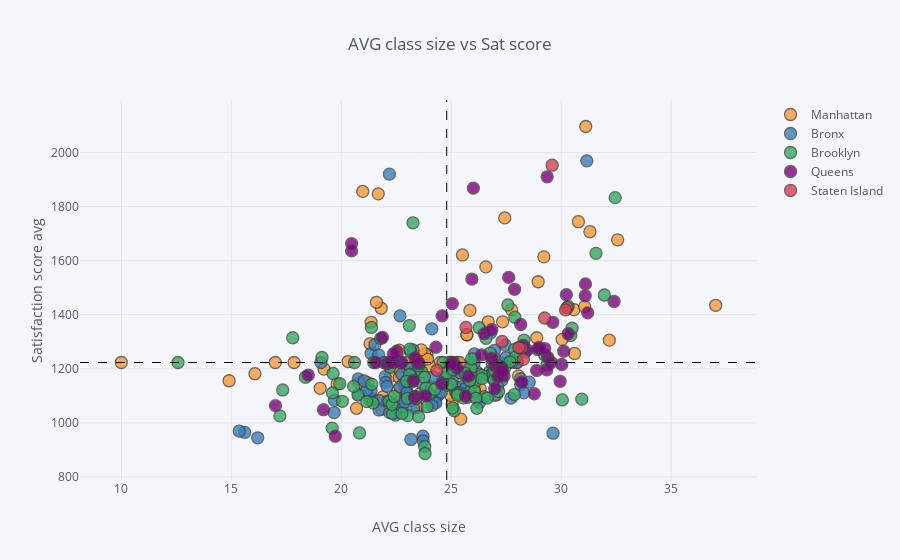

The cell this chart's notebook holds for it:
### Code cell
warnings.filterwarnings("ignore",category=FutureWarning)
combined.iplot(
    x='AVERAGE CLASS SIZE',
    y='sat_score',
    categories='boro',
    text="SCHOOL NAME",
    vline= {"x":combined["AVERAGE CLASS SIZE"].mean(),
            "color":"#000000",
            "dash": "dash"
           },
    hline={"y":combined["sat_score"].mean(),
           "color":"#000000",
           "dash": "dash"
          },
    xTitle='AVG class size',
    yTitle='Satisfaction score avg',
    title='AVG class size vs Sat score'
)

### Figure 1 — Plotly figure (JSON) as saved in the notebook; plotly's stock layout.template omitted (floating-point values rounded to 4 significant figures)
{"data": [{"marker": {"color": "rgba(255, 153, 51, 1.0)", "line": {"width": 1.3}, "opacity": 0.8, "size": 12, "symbol": "circle"}, "mode": "markers", "name": "Manhattan", "text": ["HENRY STREET SCHOOL FOR INTERNATIONAL STUDIES", "UNIVERSITY NEIGHBORHOOD HIGH SCHOOL", "EAST SIDE COMMUNITY SCHOOL", "MARTA VALLE HIGH SCHOOL", "NEW EXPLORATIONS INTO SCIENCE, TECHNOLOGY AND MATH HIGH SCHOOL", "BARD HIGH SCHOOL EARLY COLLEGE", "47 THE AMERICAN SIGN LANGUAGE AND ENGLISH SECONDARY SCHOOL", "FOOD AND FINANCE HIGH SCHOOL", "ESSEX STREET ACADEMY", "HIGH SCHOOL OF HOSPITALITY MANAGEMENT", "PACE HIGH SCHOOL", "URBAN ASSEMBLY SCHOOL OF DESIGN AND CONSTRUCTION, THE", "FACING HISTORY SCHOOL, THE", "URBAN ASSEMBLY ACADEMY OF GOVERNMENT AND LAW, THE", "LOWER MANHATTAN ARTS ACADEMY", "URBAN ASSEMBLY SCHOOL OF BUSINESS FOR YOUNG WOMEN, THE", "GRAMERCY ARTS HIGH SCHOOL", "NYC ISCHOOL", "MANHATTAN BUSINESS ACADEMY", "BUSINESS OF SPORTS SCHOOL", "THE HIGH SCHOOL FOR LANGUAGE AND DIPLOMACY", "HIGH SCHOOL FOR ENVIRONMENTAL STUDIES", "PROFESSIONAL PERFORMING ARTS HIGH SCHOOL", "BARUCH COLLEGE CAMPUS HIGH SCHOOL", "N.Y.C. LAB SCHOOL FOR COLLABORATIVE STUDIES", "N.Y.C. MUSEUM SCHOOL", "ELEANOR ROOSEVELT HIGH SCHOOL", "MILLENNIUM HIGH SCHOOL", "LANDMARK HIGH SCHOOL", "HIGH SCHOOL FOR HEALTH PROFESSIONS AND HUMAN SERVICES", "LEADERSHIP AND PUBLIC SERVICE HIGH SCHOOL", "MANHATTAN ACADEMY FOR ARTS & LANGUAGE", "HUDSON HIGH SCHOOL OF LEARNING TECHNOLOGIES", "INTERNATIONAL HIGH SCHOOL AT UNION SQUARE", "MANHATTAN VILLAGE ACADEMY", "VANGUARD HIGH SCHOOL", "MANHATTAN INTERNATIONAL HIGH SCHOOL", "STUYVESANT HIGH SCHOOL", "HIGH SCHOOL OF ECONOMICS AND FINANCE", "UNITY CENTER FOR URBAN TECHNOLOGIES", "TALENT UNLIMITED HIGH SCHOOL", "MURRY BERGTRAUM HIGH SCHOOL FOR BUSINESS CAREERS", "JACQUELINE KENNEDY ONASSIS HIGH SCHOOL", "REPERTORY COMPANY HIGH SCHOOL FOR THEATRE ARTS", "MANHATTAN BRIDGES HIGH SCHOOL", "NEW DESIGN HIGH SCHOOL", "HIGH SCHOOL FOR DUAL LANGUAGE AND ASIAN STUDIES", "THE URBAN ASSEMBLY NEW YORK HARBOR SCHOOL", "RICHARD R. GREEN HIGH SCHOOL OF TEACHING", "THE HIGH SCHOOL OF FASHION INDUSTRIES", "HUMANITIES PREPARATORY ACADEMY", "CHELSEA CAREER AND TECHNICAL EDUCATION HIGH SCHOOL", "ART AND DESIGN HIGH SCHOOL", "LIFE SCIENCES SECONDARY SCHOOL", "HIGH SCHOOL FOR ARTS, IMAGINATION AND INQUIRY", "URBAN ASSEMBLY SCHOOL FOR MEDIA STUDIES, THE", "THE URBAN ASSEMBLY SCHOOL FOR GREEN CAREERS", "THE GLOBAL LEARNING COLLABORATIVE", "WADLEIGH SECONDARY SCHOOL FOR THE PERFORMING & VISUAL ARTS", "FRANK MCCOURT HIGH SCHOOL", "BEACON HIGH SCHOOL", "FIORELLO H. LAGUARDIA HIGH SCHOOL OF MUSIC & ART AND PERFORMING ARTS", "HIGH SCHOOL FOR LAW, ADVOCACY AND COMMUNITY JUSTICE", "HIGH SCHOOL OF ARTS AND TECHNOLOGY", "MANHATTAN / HUNTER SCIENCE HIGH SCHOOL", "FREDERICK DOUGLASS ACADEMY II SECONDARY SCHOOL", "COALITION SCHOOL FOR SOCIAL CHANGE", "MANHATTAN CENTER FOR SCIENCE AND MATHEMATICS", "PARK EAST HIGH SCHOOL", "CENTRAL PARK EAST HIGH SCHOOL", "YOUNG WOMEN'S LEADERSHIP SCHOOL", "YOUNG WOMEN'S LEADERSHIP SCHOOL", "HERITAGE SCHOOL, THE", "MOTT HALL HIGH SCHOOL", "COLUMBIA SECONDARY SCHOOL FOR MATH, SCIENCE, AND ENGINEERING", "ACADEMY FOR SOCIAL ACTION: A COLLEGE BOARD SCHOOL", "URBAN ASSEMBLY SCHOOL FOR THE PERFORMING ARTS", "FREDERICK DOUGLASS ACADEMY", "THURGOOD MARSHALL ACADEMY FOR LEARNING AND SOCIAL CHANGE", "HIGH SCHOOL FOR MATHEMATICS, SCIENCE AND ENGINEERING AT CITY COLLEGE", "CITY COLLEGE ACADEMY OF THE ARTS", "COMMUNITY HEALTH ACADEMY OF THE HEIGHTS", "WASHINGTON HEIGHTS EXPEDITIONARY LEARNING SCHOOL", "HIGH SCHOOL FOR EXCELLENCE AND INNOVATION", "HIGH SCHOOL FOR INTERNATIONAL BUSINESS AND FINANCE", "HIGH SCHOOL FOR MEDIA AND COMMUNICATIONS", "HIGH SCHOOL FOR LAW AND PUBLIC SERVICE", "HIGH SCHOOL FOR HEALTH CAREERS AND SCIENCES", "A. PHILIP RANDOLPH CAMPUS HIGH SCHOOL", "GREGORIO LUPERON HIGH SCHOOL FOR SCIENCE AND MATHEMATICS"], "textfont": {"color": "#4D5663"}, "type": "scatter", "x": [22.56, 22.23, 21.2, 23.57, 25.51, 20.98, 16.07, 22.68, 14.9, 22.96, 21.31, 22.64, 21.85, 20.8, 23.25, 26.32, 27.21, 37.02, 25.26, 22.13, 17.85, 30.58, 28.95, 26.57, 32.57, 27.74, 27.43, 29.21, 23.23, 32.19, 27.97, 23.02, 28, 24.5, 21.36, 19.22, 20.31, 31.12, 27.33, 25.04, 25.85, 26.97, 26.05, 23.9, 23.48, 22.64, 21.82, 24.01, 26.09, 30.61, 23.8, 25.2, 28.89, 23.92, 24.14, 19.81, 10, 24.98, 23.6, 25, 30.78, 31.31, 23.42, 28.07, 21.6, 21.89, 21.32, 31.07, 19.04, 25.16, 25.71, 25.71, 20.69, 25.64, 25.37, 23.43, 24.24, 26.68, 22.99, 21.68, 23.64, 27.07, 28.06, 17, 26.04, 23.37, 24.97, 27.63, 30.04, 25.43], "y": [1122, 1172, 1149, 1207, 1621, 1856, 1182, 1194, 1156, 1111, 1293, 1269, 1051, 1148, 1200, 1127, 1176, 1435, 1223.0, 1223.0, 1223.0, 1419, 1522, 1577, 1677, 1419, 1758, 1614, 1170, 1306, 1233, 1223.0, 1223.0, 1223.0, 1372, 1199, 1227, 2096, 1374, 1070, 1416, 1240, 1239, 1253, 1058, 1168, 1424, 1212, 1195, 1257, 1255, 1207, 1315, 1236, 1132, 1144, 1223.0, 1223.0, 1109, 1223.0, 1744, 1707, 1196, 1277, 1446, 1096, 1084, 1430, 1128, 1221, 1326, 1326, 1054, 1210, 1223.0, 1062, 1077, 1374, 1202, 1847, 1270, 1105, 1174, 1223.0, 1127, 1098, 1102, 1224, 1309, 1014]}, {"marker": {"color": "rgba(55, 128, 191, 1.0)", "line": {"width": 1.3}, "opacity": 0.8, "size": 12, "symbol": "circle"}, "mode": "markers", "name": "Bronx", "text": ["SOUTH BRONX PREPARATORY: A COLLEGE BOARD SCHOOL", "INTERNATIONAL COMMUNITY HIGH SCHOOL", "COMMUNITY SCHOOL FOR SOCIAL JUSTICE", "MOTT HAVEN VILLAGE PREPARATORY HIGH SCHOOL", "UNIVERSITY HEIGHTS SECONDARY SCHOOL", "HOSTOSsLINCOLN ACADEMY OF SCIENCE", "FOREIGN LANGUAGE ACADEMY OF GLOBAL STUDIES", "BRONX LEADERSHIP ACADEMY II HIGH SCHOOL", "NEW EXPLORERS HIGH SCHOOL", "URBAN ASSEMBLY SCHOOL FOR CAREERS IN SPORTS", "BRONX ACADEMY OF LETTERS", "ALFRED E. SMITH CAREER AND TECHNICAL EDUCATION HIGH SCHOOL", "HEALTH OPPORTUNITIES HIGH SCHOOL", "BRONX STUDIO SCHOOL FOR WRITERS AND ARTISTS", "WOMEN'S ACADEMY OF EXCELLENCE", "RENAISSANCE HIGH SCHOOL FOR MUSICAL THEATER & TECHNOLOGY", "PABLO NERUDA ACADEMY FOR ARCHITECTURE AND WORLD STUDIES", "MILLENNIUM ART ACADEMY", "HOLCOMBE L. RUCKER SCHOOL OF COMMUNITY RESEARCH", "ANTONIA PANTOJA PREPARATORY ACADEMY, A COLLEGE BOARD SCHOOL", "HERBERT H. LEHMAN HIGH SCHOOL", "BRONX BRIDGES HIGH SCHOOL", "FELISA RINCON DE GAUTIER INSTITUTE FOR LAW AND PUBLIC POLICY, THE", "BANANA KELLY HIGH SCHOOL", "BRONX EXPEDITIONARY LEARNING HIGH SCHOOL", "EAGLE ACADEMY FOR YOUNG MEN", "URBAN ASSEMBLY SCHOOL FOR APPLIED MATH AND SCIENCE, THE", "EXIMIUS COLLEGE PREPARATORY ACADEMY: A COLLEGE BOARD SCHOOL", "MOTT HALL BRONX HIGH SCHOOL", "BRONX CENTER FOR SCIENCE AND MATHEMATICS", "VALIDUS PREPARATORY ACADEMY: AN EXPEDITIONARY LEARNING SCHOOL", "LEADERSHIP INSTITUTE", "MORRIS ACADEMY FOR COLLABORATIVE STUDIES", "BRONX EARLY COLLEGE ACADEMY FOR TEACHING & LEARNING", "DREAMYARD PREPARATORY SCHOOL", "ACADEMY FOR LANGUAGE AND TECHNOLOGY", "BRONX INTERNATIONAL HIGH SCHOOL", "SCHOOL FOR EXCELLENCE", "BRONX HIGH SCHOOL OF BUSINESS", "BRONX HIGH SCHOOL FOR MEDICAL SCIENCE", "BRONX SCHOOL FOR LAW, GOVERNMENT AND JUSTICE", "FREDERICK DOUGLASS ACADEMY III SECONDARY SCHOOL", "BRONX LEADERSHIP ACADEMY HIGH SCHOOL", "HIGH SCHOOL FOR VIOLIN AND DANCE", "RIVERDALE / KINGSBRIDGE ACADEMY (MIDDLE SCHOOL / HIGH SCHOOL 141)", "BRONX ENGINEERING AND TECHNOLOGY ACADEMY", "THEATRE ARTS PRODUCTION COMPANY SCHOOL", "THE MARIE CURIE SCHOOL FOR MEDICINE, NURSING, AND HEALTH PROFESSIONS", "WEST BRONX ACADEMY FOR THE FUTURE", "KINGSBRIDGE INTERNATIONAL HIGH SCHOOL", "BRONX SCHOOL OF LAW AND FINANCE", "INTERNATIONAL SCHOOL FOR LIBERAL ARTS", "INsTECH ACADEMY (M.S. / HIGH SCHOOL 368)", "KNOWLEDGE AND POWER PREPARATORY ACADEMY INTERNATIONAL HIGH SCHOOL (KAPPA)", "HIGH SCHOOL FOR TEACHING AND THE PROFESSIONS", "BELMONT PREPARATORY HIGH SCHOOL", "FORDHAM HIGH SCHOOL FOR THE ARTS", "FORDHAM LEADERSHIP ACADEMY FOR BUSINESS AND TECHNOLOGY", "BRONX HIGH SCHOOL FOR LAW AND COMMUNITY SERVICE", "DEWITT CLINTON HIGH SCHOOL", "CELIA CRUZ BRONX HIGH SCHOOL OF MUSIC, THE", "BRONX HIGH SCHOOL OF SCIENCE", "MARBLE HILL HIGH SCHOOL FOR INTERNATIONAL STUDIES", "BRONX THEATRE HIGH SCHOOL", "DISCOVERY HIGH SCHOOL", "HIGH SCHOOL OF AMERICAN STUDIES AT LEHMAN COLLEGE", "BRONX HEALTH SCIENCES HIGH SCHOOL", "BRONX HIGH SCHOOL FOR WRITING AND COMMUNICATION ARTS", "BRONX LAB SCHOOL", "ACADEMY FOR SCHOLARSHIP AND ENTREPRENEURSHIP: A COLLEGE BOARD SCHOOL", "HIGH SCHOOL OF COMPUTERS AND TECHNOLOGY", "COLLEGIATE INSTITUTE FOR MATH AND SCIENCE", "BRONX ACADEMY OF HEALTH CAREERS", "ASTOR COLLEGIATE ACADEMY", "BRONX HIGH SCHOOL FOR THE VISUAL ARTS", "HARRY S TRUMAN HIGH SCHOOL", "NEW WORLD HIGH SCHOOL", "THE BRONXWOOD PREPARATORY ACADEMY", "PELHAM PREPARATORY ACADEMY", "HIGH SCHOOL FOR CONTEMPORARY ARTS", "BRONX AEROSPACE HIGH SCHOOL", "METROPOLITAN HIGH SCHOOL, THE", "EXPLORATIONS ACADEMY", "BRONX LATIN", "EAST BRONX ACADEMY FOR THE FUTURE", "PEACE AND DIVERSITY ACADEMY", "PAN AMERICAN INTERNATIONAL HIGH SCHOOL AT MONROE", "THE CINEMA SCHOOL", "BRONX CAREER AND COLLEGE PREPARATORY HIGH SCHOOL", "HIGH SCHOOL OF WORLD CULTURES", "FANNIE LOU HAMER FREEDOM HIGH SCHOOL", "WINGS ACADEMY", "MONROE ACADEMY FOR VISUAL ARTS & DESIGN"], "textfont": {"color": "#4D5663"}, "type": "scatter", "x": [21.39, 16.2, 22.64, 24.34, 26.89, 21.36, 23.21, 24.41, 24.15, 25.54, 23.12, 27.3, 25.73, 27.23, 22, 25.83, 19.68, 28.16, 19.69, 23.5, 27.48, 19.08, 24.02, 25.28, 22.71, 25.47, 21.53, 24.61, 27.71, 22.67, 26.29, 22.1, 22.85, 27.96, 22.89, 23.71, 15.61, 24.3, 23.18, 26.04, 27.77, 22.96, 26.87, 22.5, 26.79, 22.02, 25.04, 25.81, 25.04, 29.63, 23.36, 23.72, 26.27, 22.75, 20.8, 22.36, 22.89, 21.36, 21.73, 26.05, 23.26, 31.16, 23.16, 24.12, 23.85, 22.19, 22.67, 23.66, 22.08, 28.16, 28.3, 24.12, 27.11, 24.19, 26.96, 28.54, 21.72, 22.99, 27.45, 25.62, 20.77, 23.29, 21.16, 21.7, 26.98, 21.04, 15.36, 22.69, 21.94, 23.17, 22.47, 24.55, 22.2], "y": [1090, 945, 1077, 1097, 1201, 1257, 1186, 1103, 1084, 1181, 1201, 1158, 1095, 1223.0, 1171, 1158, 1038, 1164, 1084, 1223.0, 1241, 1223.0, 1099, 1131, 1049, 1134, 1290, 1169, 1092, 1396, 1075, 1081, 1148, 1223.0, 1138, 951, 965, 1074, 1083, 1221, 1224, 1121, 1166, 1039, 1333, 1150, 1190, 1157, 1158, 962, 1182, 934, 1181, 1180, 1106, 1222, 1077, 1119, 1082, 1255, 1270, 1969, 1263, 1064, 1115, 1920, 1133, 1147, 1135, 1141, 1111, 1348, 1135, 1169, 1268, 1151, 1048, 1112, 1288, 1126, 1163, 1055, 1122, 1251, 1102, 1155, 970, 1223.0, 1223.0, 939, 1029, 1114, 1038]}, {"marker": {"color": "rgba(50, 171, 96, 1.0)", "line": {"width": 1.3}, "opacity": 0.8, "size": 12, "symbol": "circle"}, "mode": "markers", "name": "Brooklyn", "text": ["DR. SUSAN S. MCKINNEY SECONDARY SCHOOL OF THE ARTS", "URBAN ASSEMBLY HIGH SCHOOL OF MUSIC AND ART", "BROOKLYN COMMUNITY HIGH SCHOOL OF COMMUNICATION, ARTS AND MEDIA", "SCIENCE SKILLS CENTER HIGH SCHOOL FOR SCIENCE, TECHNOLOGY AND THE CREATIVE ARTS", "BROOKLYN TECHNICAL HIGH SCHOOL", "BROOKLYN INTERNATIONAL HIGH SCHOOL", "THE URBAN ASSEMBLY SCHOOL FOR LAW AND JUSTICE", "ACORN COMMUNITY HIGH SCHOOL", "URBAN ASSEMBLY INSTITUTE OF MATH AND SCIENCE FOR YOUNG WOMEN", "BEDFORD ACADEMY HIGH SCHOOL", "GEORGE WESTINGHOUSE CAREER AND TECHNICAL EDUCATION HIGH SCHOOL", "BENJAMIN BANNEKER ACADEMY", "CITY POLYTECHNIC HIGH SCHOOL OF ENGINEERING, ARCHITECTURE, AND TECHNOLOGY", "JUAN MOREL CAMPOS SECONDARY SCHOOL", "FOUNDATIONS ACADEMY", "BROOKLYN LATIN SCHOOL, THE", "GREEN SCHOOL: AN ACADEMY FOR ENVIRONMENTAL CAREERS", "PROGRESS HIGH SCHOOL FOR PROFESSIONAL CAREERS", "SCHOOL FOR LEGAL STUDIES", "THE HIGH SCHOOL FOR ENTERPRISE, BUSINESS AND TECHNOLOGY", "BROOKLYN PREPARATORY HIGH SCHOOL", "WILLIAMSBURG HIGH SCHOOL FOR ARCHITECTURE AND DESIGN", "WILLIAMSBURG PREPARATORY SCHOOL", "LYONS COMMUNITY SCHOOL", "AUTOMOTIVE HIGH SCHOOL", "FRANCES PERKINS ACADEMY", "EL PUENTE ACADEMY FOR PEACE AND JUSTICE", "BROOKLYN SCHOOL FOR GLOBAL STUDIES", "BROOKLYN SECONDARY SCHOOL FOR COLLABORATIVE STUDIES", "SECONDARY SCHOOL FOR LAW", "SECONDARY SCHOOL FOR JOURNALISM", "PARK SLOPE COLLEGIATE", "SCHOOL FOR INTERNATIONAL STUDIES", "COBBLE HILL SCHOOL OF AMERICAN STUDIES", "BROOKLYN HIGH SCHOOL OF THE ARTS", "SUNSET PARK HIGH SCHOOL", "FREDERICK DOUGLASS ACADEMY IV SECONDARY SCHOOL", "BOYS AND GIRLS HIGH SCHOOL", "BROOKLYN HIGH SCHOOL FOR LAW AND TECHNOLOGY", "THE BROOKLYN ACADEMY OF GLOBAL FINANCE", "ACADEMY FOR COLLEGE PREPARATION AND CAREER EXPLORATION: A COLLEGE BOARD SCHOOL", "ACADEMY OF HOSPITALITY AND TOURISM", "INTERNATIONAL HIGH SCHOOL AT PROSPECT HEIGHTS", "THE HIGH SCHOOL FOR GLOBAL CITIZENSHIP", "SCHOOL FOR HUMAN RIGHTS, THE", "SCHOOL FOR DEMOCRACY AND LEADERSHIP", "HIGH SCHOOL FOR YOUTH AND COMMUNITY DEVELOPMENT AT ERASMUS", "HIGH SCHOOL FOR SERVICE & LEARNING AT ERASMUS", "SCIENCE, TECHNOLOGY AND RESEARCH EARLY COLLEGE HIGH SCHOOL AT ERASMUS", "HIGH SCHOOL FOR PUBLIC SERVICE: HEROES OF TOMORROW", "BROOKLYN ACADEMY OF SCIENCE AND THE ENVIRONMENT", "BROOKLYN SCHOOL FOR MUSIC & THEATRE", "MEDGAR EVERS COLLEGE PREPARATORY SCHOOL", "CLARA BARTON HIGH SCHOOL", "IT TAKES A VILLAGE ACADEMY", "BROOKLYN GENERATION SCHOOL", "BROOKLYN THEATRE ARTS HIGH SCHOOL", "KURT HAHN EXPEDITIONARY LEARNING SCHOOL", "VICTORY COLLEGIATE HIGH SCHOOL", "ARTS & MEDIA PREPARATORY ACADEMY", "HIGH SCHOOL FOR INNOVATION IN ADVERTISING AND MEDIA", "CULTURAL ACADEMY FOR THE ARTS AND SCIENCES", "HIGH SCHOOL FOR MEDICAL PROFESSIONS", "ACADEMY FOR CONSERVATION AND THE ENVIRONMENT", "URBAN ACTION ACADEMY", "EAST NEW YORK FAMILY ACADEMY", "FDNY HIGH SCHOOL FOR FIRE AND LIFE SAFETY", "HIGH SCHOOL FOR CIVIL RIGHTS", "PERFORMING ARTS AND TECHNOLOGY HIGH SCHOOL", "WORLD ACADEMY FOR TOTAL COMMUNITY HEALTH HIGH SCHOOL", "MULTICULTURAL HIGH SCHOOL", "TRANSIT TECH CAREER AND TECHNICAL EDUCATION HIGH SCHOOL", "ACADEMY OF INNOVATIVE TECHNOLOGY", "BROOKLYN LAB SCHOOL", "CYPRESS HILLS COLLEGIATE PREPARATORY SCHOOL", "W. H. MAXWELL CAREER AND TECHNICAL EDUCATION HIGH SCHOOL", "THE SCHOOL FOR CLASSICS: AN ACADEMY OF THINKERS, WRITERS AND PERFORMERS", "NEW UTRECHT HIGH SCHOOL", "HIGH SCHOOL OF TELECOMMUNICATION ARTS AND TECHNOLOGY", "FORT HAMILTON HIGH SCHOOL", "FRANKLIN DELANO ROOSEVELT HIGH SCHOOL", "THE URBAN ASSEMBLY SCHOOL FOR CRIMINAL JUSTICE", "INTERNATIONAL HIGH SCHOOL AT LAFAYETTE", "RACHEL CARSON HIGH SCHOOL FOR COASTAL STUDIES", "HIGH SCHOOL OF SPORTS MANAGEMENT", "ABRAHAM LINCOLN HIGH SCHOOL", "KINGSBOROUGH EARLY COLLEGE SCHOOL", "EDWARD R. MURROW HIGH SCHOOL", "JOHN DEWEY HIGH SCHOOL", "LIFE ACADEMY HIGH SCHOOL FOR FILM AND MUSIC", "EXPEDITIONARY LEARNING SCHOOL FOR COMMUNITY LEADERS", "WILLIAM E. GRADY CAREER AND TECHNICAL EDUCATION HIGH SCHOOL", "BROOKLYN STUDIO SECONDARY SCHOOL", "MIDWOOD HIGH SCHOOL", "JAMES MADISON HIGH SCHOOL", "LEON M. GOLDSTEIN HIGH SCHOOL FOR THE SCIENCES", "BROOKLYN COLLEGE ACADEMY", "BROOKLYN COLLEGIATE: A COLLEGE BOARD SCHOOL", "FREDERICK DOUGLASS ACADEMY VII HIGH SCHOOL", "TEACHERS PREPARATORY HIGH SCHOOL", "ACADEMY FOR ENVIRONMENTAL LEADERSHIP", "EBC HIGH SCHOOL FOR PUBLIC SERVICE–BUSHWICK", "BUSHWICK SCHOOL FOR SOCIAL JUSTICE", "ACADEMY OF URBAN PLANNING", "ALL CITY LEADERSHIP SECONDARY SCHOOL", "BUSHWICK LEADERS HIGH SCHOOL FOR ACADEMIC EXCELLENCE"], "textfont": {"color": "#4D5663"}, "type": "scatter", "x": [21.44, 22.17, 25.2, 27.16, 32.45, 19.59, 22.22, 27.15, 24.9, 21.79, 26.74, 27.89, 21.37, 30.05, 20.6, 23.26, 23.66, 25.84, 27.43, 29.36, 23.41, 25.36, 25.39, 20.76, 25.56, 17.34, 22.34, 25.26, 23.1, 25.9, 23.78, 26.74, 23.53, 26.88, 26.77, 26.86, 22.31, 26.51, 26.64, 21.48, 24.81, 25.14, 23.79, 26.39, 30.94, 23.24, 23.02, 27.87, 23.09, 23.12, 21.39, 26.09, 27.58, 29.25, 20.83, 19.93, 26.07, 26.12, 25.01, 20.05, 19.62, 18.37, 26.95, 19.6, 20.56, 19.12, 23.52, 26.17, 24.61, 23.99, 23.81, 26.97, 23.32, 25.29, 23.85, 25.28, 25.84, 27.88, 30.43, 28.31, 27.91, 12.57, 17.21, 25.92, 26.39, 27.67, 24.63, 30.31, 28.37, 24.25, 21.16, 25.63, 26.58, 31.96, 30.49, 31.58, 26.27, 24.79, 23, 25.11, 22.41, 22.96, 22.76, 23.9, 17.79, 25.06], "y": [1074, 1080, 1114, 1211, 1833, 981, 1206, 1116, 1223.0, 1312, 1189, 1391, 1353, 1085, 1223.0, 1740, 1189, 1114, 1204, 1215, 1090, 1112, 1187, 1103, 1093, 1122, 1035, 1111, 1179, 1203, 1169, 1175, 1212, 1185, 1258, 1223.0, 1068, 1097, 1092, 1223.0, 1139, 1045, 913, 1176, 1088, 1153, 1027, 1105, 1360, 1273, 1143, 1151, 1436, 1251, 963, 1145, 1118, 1092, 1143, 1080, 1183, 1169, 1159, 1111, 1135, 1242, 1023, 1054, 1149, 1106, 887, 1193, 1096, 1108, 1129, 1102, 1157, 1272, 1323, 1306, 1244, 1223.0, 1026, 1237, 1164, 1226, 1223.0, 1431, 1262, 1124, 1079, 1184, 1313, 1473, 1350, 1627, 1352, 1185, 1091, 1196, 1098, 1154, 1035, 1060, 1315, 1055]}, {"marker": {"color": "rgba(128, 0, 128, 1.0)", "line": {"width": 1.3}, "opacity": 0.8, "size": 12, "symbol": "circle"}, "mode": "markers", "name": "Queens", "text": ["ACADEMY OF FINANCE AND ENTERPRISE", "HIGH SCHOOL OF APPLIED COMMUNICATION", "CIVIC LEADERSHIP ACADEMY", "PAN AMERICAN INTERNATIONAL HIGH SCHOOL", "BARD HIGH SCHOOL EARLY COLLEGE II", "NEWTOWN HIGH SCHOOL", "GROVER CLEVELAND HIGH SCHOOL", "MIDDLE COLLEGE HIGH SCHOOL AT LAGUARDIA COMMUNITY COLLEGE", "INTERNATIONAL HIGH SCHOOL AT LAGUARDIA COMMUNITY COLLEGE", "HIGH SCHOOL FOR ARTS AND BUSINESS", "ROBERT F. WAGNER, JR. SECONDARY SCHOOL FOR ARTS AND TECHNOLOGY", "QUEENS VOCATIONAL AND TECHNICAL HIGH SCHOOL", "AVIATION CAREER & TECHNICAL EDUCATION HIGH SCHOOL", "QUEENS SCHOOL OF INQUIRY, THE", "FLUSHING INTERNATIONAL HIGH SCHOOL", "EASTsWEST SCHOOL OF INTERNATIONAL STUDIES", "WORLD JOURNALISM PREPARATORY: A COLLEGE BOARD SCHOOL", "JOHN BOWNE HIGH SCHOOL", "FLUSHING HIGH SCHOOL", "TOWNSEND HARRIS HIGH SCHOOL", "ROBERT F. KENNEDY COMMUNITY HIGH SCHOOL", "BENJAMIN N. CARDOZO HIGH SCHOOL", "FRANCIS LEWIS HIGH SCHOOL", "MARTIN VAN BUREN HIGH SCHOOL", "BAYSIDE HIGH SCHOOL", "QUEENS HIGH SCHOOL OF TEACHING, LIBERAL ARTS AND THE SCIENCES", "FREDERICK DOUGLASS ACADEMY VI HIGH SCHOOL", "CHANNEL VIEW SCHOOL FOR RESEARCH", "QUEENS HIGH SCHOOL FOR INFORMATION, RESEARCH, AND TECHNOLOGY", "ROBERT H. GODDARD HIGH SCHOOL OF COMMUNICATION ARTS AND TECHNOLOGY", "ACADEMY OF MEDICAL TECHNOLOGY: A COLLEGE BOARD SCHOOL", "SCHOLARS' ACADEMY", "AUGUST MARTIN HIGH SCHOOL", "RICHMOND HILL HIGH SCHOOL", "JOHN ADAMS HIGH SCHOOL", "HIGH SCHOOL FOR CONSTRUCTION TRADES, ENGINEERING AND ARCHITECTURE", "YORK EARLY COLLEGE ACADEMY", "QUEENS COLLEGIATE: A COLLEGE BOARD SCHOOL", "HILLSIDE ARTS & LETTERS ACADEMY", "FOREST HILLS HIGH SCHOOL", "HILLCREST HIGH SCHOOL", "THOMAS A. EDISON CAREER AND TECHNICAL EDUCATION HIGH SCHOOL", "QUEENS GATEWAY TO HEALTH SCIENCES SECONDARY SCHOOL", "QUEENS METROPOLITAN HIGH SCHOOL", "QUEENS HIGH SCHOOL FOR THE SCIENCES AT YORK COLLEGE", "HIGH SCHOOL FOR LAW ENFORCEMENT AND PUBLIC SAFETY", "YOUNG WOMEN'S LEADERSHIP SCHOOL, QUEENS", "QUEENS PREPARATORY ACADEMY", "PATHWAYS COLLEGE PREPARATORY SCHOOL: A COLLEGE BOARD SCHOOL", "EXCELSIOR PREPARATORY HIGH SCHOOL", "GEORGE WASHINGTON CARVER HIGH SCHOOL FOR THE SCIENCES", "PREPARATORY ACADEMY FOR WRITERS: A COLLEGE BOARD SCHOOL", "CAMBRIA HEIGHTS ACADEMY", "MATHEMATICS, SCIENCE RESEARCH AND TECHNOLOGY MAGNET HIGH SCHOOL", "HUMANITIES & ARTS MAGNET HIGH SCHOOL", "YOUNG WOMEN'S LEADERSHIP SCHOOL, ASTORIA", "ACADEMY FOR CAREERS IN TELEVISION AND FILM", "WILLIAM CULLEN BRYANT HIGH SCHOOL", "LONG ISLAND CITY HIGH SCHOOL", "FRANK SINATRA SCHOOL OF THE ARTS HIGH SCHOOL", "INFORMATION TECHNOLOGY HIGH SCHOOL", "NEWCOMERS HIGH SCHOOL", "ACADEMY OF AMERICAN STUDIES", "BACCALAUREATE SCHOOL FOR GLOBAL EDUCATION"], "textfont": {"color": "#4D5663"}, "type": "scatter", "x": [24.31, 22.08, 23.35, 19.73, 20.47, 27.31, 26.99, 18.5, 17.01, 27.41, 26.5, 28.46, 28.16, 24.59, 19.19, 28.93, 25.05, 29.39, 30.03, 29.36, 30.32, 31.11, 30.24, 27.12, 32.41, 28.98, 24.56, 26.38, 23.28, 30.12, 23.33, 25.94, 28.78, 29.95, 27.32, 26.85, 25.11, 22.53, 22.75, 31.21, 28.89, 29.62, 27.61, 29.55, 26.01, 29.34, 21.87, 25.65, 25.78, 25.28, 28.27, 23.84, 22.3, 23.53, 28.21, 21.57, 22.36, 29.25, 25, 27.88, 26.84, 26.98, 31.09, 20.47], "y": [1280, 1219, 1240, 951, 1663, 1203, 1211, 1177, 1064, 1174, 1330, 1270, 1364, 1396, 1049, 1271, 1441, 1243, 1216, 1910, 1330, 1514, 1474, 1172, 1449, 1279, 1145, 1252, 1156, 1265, 1094, 1532, 1108, 1154, 1192, 1345, 1223.0, 1265, 1223.0, 1407, 1194, 1372, 1538, 1223.0, 1868, 1196, 1316, 1099, 1173, 1202, 1287, 1100, 1223.0, 1220, 1151, 1223.0, 1255, 1275, 1218, 1494, 1239, 1127, 1470, 1636]}, {"marker": {"color": "rgba(219, 64, 82, 1.0)", "line": {"width": 1.3}, "opacity": 0.8, "size": 12, "symbol": "circle"}, "mode": "markers", "name": "Staten Island", "text": ["CSI HIGH SCHOOL FOR INTERNATIONAL STUDIES", "GAYNOR MCCOWN EXPEDITIONARY LEARNING SCHOOL", "THE MICHAEL J. PETRIDES SCHOOL", "NEW DORP HIGH SCHOOL", "PORT RICHMOND HIGH SCHOOL", "CURTIS HIGH SCHOOL", "TOTTENVILLE HIGH SCHOOL", "SUSAN E. WAGNER HIGH SCHOOL", "RALPH R. MCKEE CAREER AND TECHNICAL EDUCATION HIGH SCHOOL", "STATEN ISLAND TECHNICAL HIGH SCHOOL"], "textfont": {"color": "#4D5663"}, "type": "scatter", "x": [25.67, 24.35, 30.27, 28.2, 28.08, 27.31, 30.2, 29.25, 28.28, 29.59], "y": [1353, 1195, 1426, 1277, 1279, 1301, 1418, 1388, 1235, 1953]}], "layout": {"legend": {"bgcolor": "#F5F6F9", "font": {"color": "#4D5663"}}, "paper_bgcolor": "#F5F6F9", "plot_bgcolor": "#F5F6F9", "shapes": [{"line": {"color": "#000000", "dash": "dash", "width": 1}, "type": "line", "x0": 0, "x1": 1, "xref": "paper", "y0": 1223.0, "y1": 1223.0, "yref": "y"}, {"line": {"color": "#000000", "dash": "dash", "width": 1}, "type": "line", "x0": 24.79, "x1": 24.79, "xref": "x", "y0": 0, "y1": 1, "yref": "paper"}], "title": "AVG class size vs Sat score", "titlefont": {"color": "#4D5663"}, "xaxis": {"gridcolor": "#E1E5ED", "showgrid": true, "tickfont": {"color": "#4D5663"}, "title": "AVG class size", "titlefont": {"color": "#4D5663"}, "zerolinecolor": "#E1E5ED"}, "yaxis": {"gridcolor": "#E1E5ED", "showgrid": true, "tickfont": {"color": "#4D5663"}, "title": "Satisfaction score avg", "titlefont": {"color": "#4D5663"}, "zerolinecolor": "#E1E5ED"}}}
